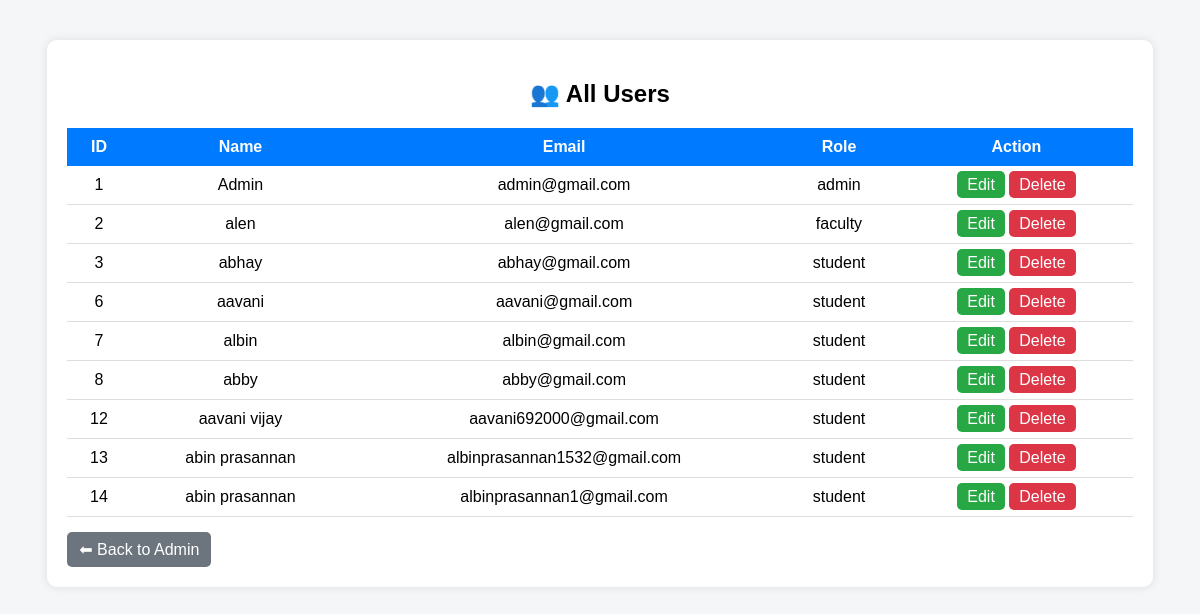
The app's page /view_users, older data.
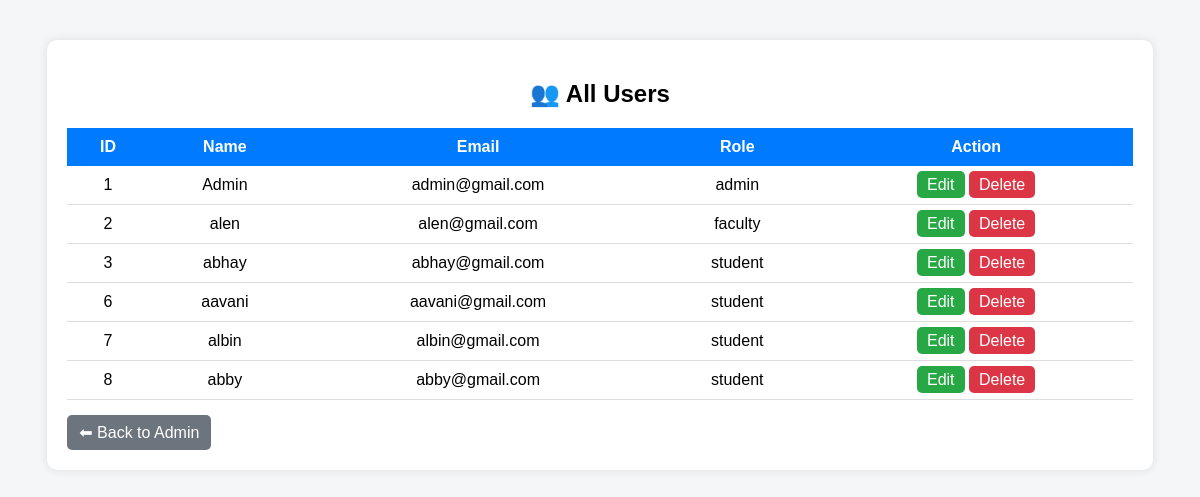
The same page, newer data.
### tables this page shows
CREATE TABLE users (
    id INTEGER PRIMARY KEY AUTOINCREMENT,
    name TEXT NOT NULL,
    email TEXT UNIQUE NOT NULL,
    password TEXT NOT NULL,
    role TEXT NOT NULL
);

### app.py (the view)
@app.route("/view_users")
def view_users():
    db = get_db()
    users = db.execute("SELECT * FROM users").fetchall()
    return render_template("view_users.html", users=users)

### app.py (called while the page is built)
def get_db():
    db = sqlite3.connect(db_path, check_same_thread=False)
    db.row_factory = sqlite3.Row
    print("Using DB:", db_path)
    return db

### templates/view_users.html (shortened to what this page needs)
<!DOCTYPE html>
<html>
<head>
</head>
<body>
<div class="container">
    <h2>👥 All Users</h2>
    <table>
        <tr>
            <th>ID</th>
            <th>Name</th>
            <th>Email</th>
            <th>Role</th>
            <th>Action</th>
        </tr>
        {% for user in users %}
        <tr>
            <td>{{ user.id }}</td>
            <td>{{ user.name }}</td>
            <td>{{ user.email }}</td>
            <td>{{ user.role }}</td>
            <td>
                <a href="/edit_user/{{ user.id }}" class="edit">Edit</a>
                <a href="/delete_user/{{ user.id }}"
                   class="delete"
                   onclick="return confirm('Are you sure you want to delete this user?')">
                   Delete
                </a>
            </td>
        </tr>
        {% endfor %}
    </table>
    <a href="/admin" class="back">⬅ Back to Admin</a>
</div>
</body>
</html>

### templates/view_users.html (style rules this page uses)
body { font-family: Arial; background: #f4f6f8; }
.container { width: 90%; margin: 40px auto; background: white; padding: 20px; border-radius: 10px; box-shadow: 0 0 10px rgba(0,0,0,0.1); }
h2 { text-align: center; margin-bottom: 20px; }
table { width: 100%; border-collapse: collapse; }
th { background: #007bff; color: white; padding: 10px; }
td { padding: 10px; text-align: center; border-bottom: 1px solid #ddd; }
a { text-decoration: none; padding: 5px 10px; border-radius: 5px; }
.edit { background: #28a745; color: white; }
.delete { background: #dc3545; color: white; }
.back { display: inline-block; margin-top: 15px; background: #6c757d; color: white; padding: 8px 12px; border-radius: 5px; }

Row changes from the older to the newer data that the page shows:
removed users: id "12", name "aavani vijay", email "aavani692000@gmail.com", role "student"
removed users: id "13", name "abin prasannan", email "albinprasannan1532@gmail.com", role "student"
removed users: id "14", name "abin prasannan", email "albinprasannan1@gmail.com", role "student"
